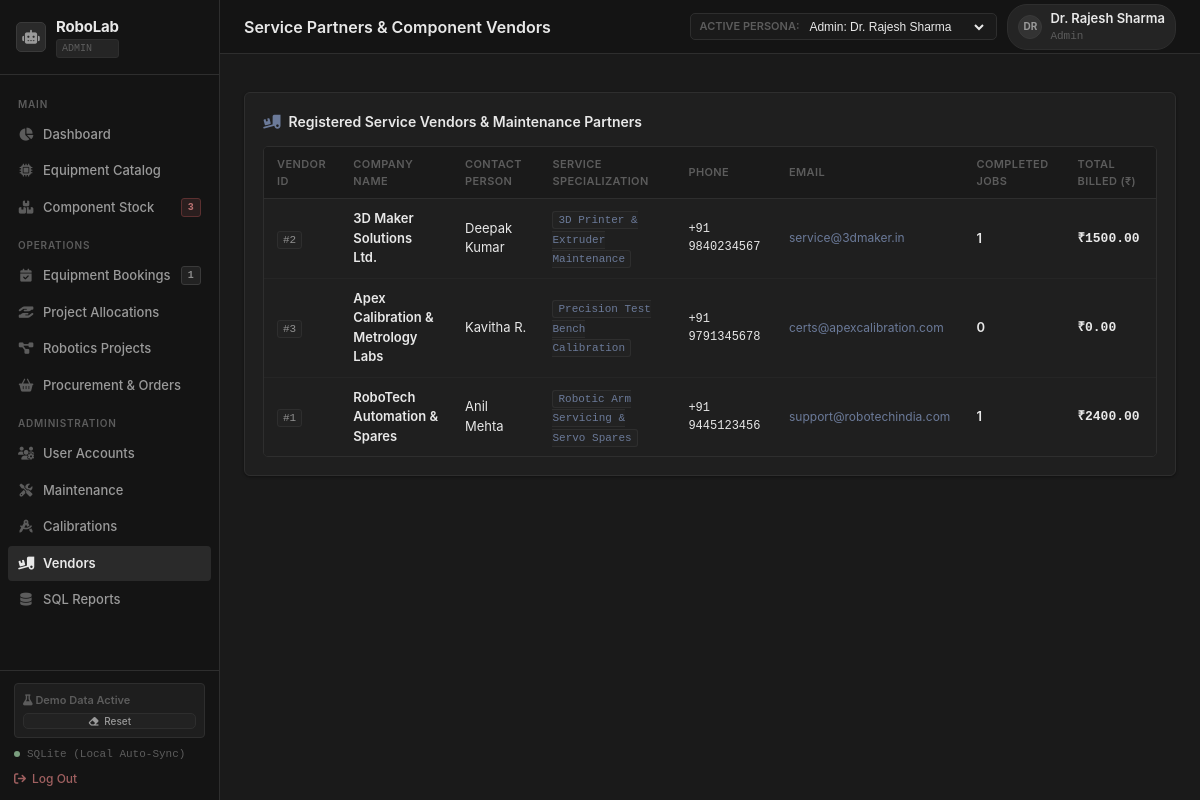
/vendors, run on the app's committed database.
### tables this page shows
CREATE TABLE ROLES (
    role_id INTEGER PRIMARY KEY AUTOINCREMENT,
    role_name TEXT NOT NULL UNIQUE,
    description TEXT,
    created_at DATETIME DEFAULT CURRENT_TIMESTAMP
);

CREATE TABLE USERS (
    user_id INTEGER PRIMARY KEY AUTOINCREMENT,
    role_id INTEGER NOT NULL,
    full_name TEXT NOT NULL,
    email TEXT NOT NULL UNIQUE,
    password_hash TEXT DEFAULT 'pbkdf2:sha256:default_hash',
    roll_number TEXT UNIQUE,
    phone TEXT,
    department TEXT DEFAULT 'Robotics & Automation',
    created_at DATETIME DEFAULT CURRENT_TIMESTAMP,
    FOREIGN KEY (role_id) REFERENCES ROLES(role_id)
);

CREATE TABLE VENDORS (
    vendor_id INTEGER PRIMARY KEY AUTOINCREMENT,
    vendor_name TEXT NOT NULL,
    contact_person TEXT,
    phone TEXT NOT NULL,
    email TEXT,
    address TEXT,
    service_type TEXT,
    created_at DATETIME DEFAULT CURRENT_TIMESTAMP
);

### app.py (the view)
@app.route('/vendors')
@login_required
def vendors_list():
    vendors = query_db("""
        SELECT v.*, COUNT(m.job_id) AS service_jobs_count, COALESCE(SUM(m.cost), 0) AS total_billed
        FROM VENDORS v
        LEFT JOIN MAINTENANCE_JOBS m ON v.vendor_id = m.vendor_id
        GROUP BY v.vendor_id
        ORDER BY v.vendor_name ASC
    """)
    return render_template('vendors.html', vendors=vendors)

### app.py (called while the page is built)
def get_current_user():
    user_id = session.get('user_id')
    if not user_id:
        return None
    user = query_db("""
        SELECT u.*, r.role_name
        FROM USERS u
        JOIN ROLES r ON u.role_id = r.role_id
        WHERE u.user_id = %s
    """, [user_id], one=True)
    return user

def login_required(f):
    @wraps(f)
    def decorated_function(*args, **kwargs):
        if 'user_id' not in session:
            first_user = query_db("SELECT u.user_id, r.role_name, u.full_name FROM USERS u JOIN ROLES r ON u.role_id = r.role_id ORDER BY u.user_id ASC LIMIT 1", one=True)
            if first_user:
                session['user_id'] = first_user['user_id']
                session['role_name'] = first_user['role_name']
                session['full_name'] = first_user['full_name']
            else:
                session['user_id'] = 1
                session['role_name'] = 'Admin'
        return f(*args, **kwargs)
    return decorated_function

### db.py (called while the page is built)
def get_sqlite_connection():
    os.makedirs(os.path.dirname(Config.SQLITE_DB_PATH), exist_ok=True)
    conn = sqlite3.connect(Config.SQLITE_DB_PATH)
    conn.row_factory = sqlite3.Row
    conn.execute("PRAGMA foreign_keys = ON")
    return conn

def get_db():
    global _USING_SQLITE
    if not _USING_SQLITE:
        conn = get_mysql_connection()
        if conn:
            return conn, 'mysql'
        if Config.AUTO_FALLBACK_SQLITE:
            _USING_SQLITE = True
    return get_sqlite_connection(), 'sqlite'

def is_using_sqlite():
    global _USING_SQLITE
    return _USING_SQLITE

def is_demo_loaded():
    try:
        res = query_db("SELECT COUNT(*) AS cnt FROM EQUIPMENT", one=True)
        return (res['cnt'] > 0) if res else False
    except Exception:
        return False

### templates/vendors.html (shortened to what this page needs)
{% extends "layout.html" %}
{% block page_title %}Service Partners &amp; Component Vendors{% endblock %}
{% block content %}
<div class="card-section">
    <div class="section-header">
        <div class="section-title">
            <i class="fa-solid fa-truck-ramp-box" style="color: var(--accent-cyan);"></i>
            <span>Registered Service Vendors &amp; Maintenance Partners</span>
        </div>
    </div>
    <div class="table-container">
        <table class="table-modern">
            <thead>
                <tr>
                    <th>Vendor ID</th>
                    <th>Company Name</th>
                    <th>Contact Person</th>
                    <th>Service Specialization</th>
                    <th>Phone</th>
                    <th>Email</th>
                    <th>Completed Jobs</th>
                    <th>Total Billed (₹)</th>
                </tr>
            </thead>
            <tbody>
                {% for v in vendors %}
                <tr>
                    <td><span class="code-pill">#{{ v.vendor_id }}</span></td>
                    <td style="font-weight: 600;">{{ v.vendor_name }}</td>
                    <td>{{ v.contact_person }}</td>
                    <td><span class="code-pill" style="color: var(--accent-indigo);">{{ v.service_type }}</span></td>
                    <td style="font-family: var(--font-mono); font-size: 12px;">{{ v.phone }}</td>
                    <td style="font-size: 12px; color: var(--accent-cyan);">{{ v.email }}</td>
                    <td style="font-weight: 600;">{{ v.service_jobs_count }}</td>
                    <td style="font-family: var(--font-mono); font-weight: 600;">₹{{ "%.2f"|format(v.total_billed) }}</td>
                </tr>
                {% else %}
                <tr>
                    <td colspan="8" style="text-align: center; color: var(--text-muted); padding: 30px;">
                        No vendors found.
                    </td>
                </tr>
                {% endfor %}
            </tbody>
        </table>
    </div>
</div>
{% endblock %}

### templates/layout.html (shortened to what this page needs)
<!DOCTYPE html>
<html lang="en">
<head>
    <link rel="stylesheet" href="{{ url_for('static', filename='css/fontawesome.min.css') }}">
    <link rel="stylesheet" href="{{ url_for('static', filename='css/style.css') }}">
</head>
<body>
    <div class="app-container">
        <aside class="sidebar">
            <div class="brand-section">
                <div class="brand-icon">
                    <i class="fa-solid fa-robot"></i>
                </div>
                <div>
                    <div class="brand-title">RoboLab</div>
                    <div class="brand-badge">{{ current_user.role_name if current_user else 'PORTAL' }}</div>
                </div>
            </div>
            <ul class="nav-menu">
                <li class="nav-section-title">Main</li>
                <li class="nav-item">
                    <a href="{{ url_for('dashboard') }}" class="nav-link {% if request.endpoint == 'dashboard' %}active{% endif %}">
                        <i class="fa-solid fa-chart-pie"></i>
                        <span>{% if current_user and current_user.role_name == 'Student' %}My Student Portal{% elif current_user and current_user.role_name == 'Faculty' %}My Faculty Portal{% else %}Dashboard{% endif %}</span>
                    </a>
                </li>
                <li class="nav-item">
                    <a href="{{ url_for('equipment_list') }}" class="nav-link {% if request.endpoint in ['equipment_list', 'equipment_detail'] %}active{% endif %}">
                        <i class="fa-solid fa-microchip"></i>
                        <span>Equipment Catalog</span>
                    </a>
                </li>
                <li class="nav-item">
                    <a href="{{ url_for('components_list') }}" class="nav-link {% if request.endpoint == 'components_list' %}active{% endif %}">
                        <i class="fa-solid fa-boxes-stacked"></i>
                        <span>Component Stock</span>
                        {% if low_stock_alerts_count > 0 and (not current_user or current_user.role_name in ['Admin', 'Lab Technician']) %}
                            <span class="badge badge-overdue" style="margin-left: auto; padding: 1px 6px; font-size: 10px;">{{ low_stock_alerts_count }}</span>
                        {% endif %}
                    </a>
                </li>
                <li class="nav-section-title">Operations</li>
                <li class="nav-item">
                    <a href="{{ url_for('bookings_list') }}" class="nav-link {% if request.endpoint == 'bookings_list' %}active{% endif %}">
                        <i class="fa-solid fa-calendar-check"></i>
                        <span>{% if current_user and current_user.role_name in ['Student', 'Faculty'] %}My Slot Bookings{% else %}Equipment Bookings{% endif %}</span>
                        {% if pending_bookings_count > 0 and (not current_user or current_user.role_name in ['Admin', 'Lab Technician']) %}
                            <span class="badge badge-pending" style="margin-left: auto; padding: 1px 6px; font-size: 10px;">{{ pending_bookings_count }}</span>
                        {% endif %}
                    </a>
                </li>
                <li class="nav-item">
                    <a href="{{ url_for('allocations_list') }}" class="nav-link {% if request.endpoint == 'allocations_list' %}active{% endif %}">
                        <i class="fa-solid fa-hand-holding-hand"></i>
                        <span>{% if current_user and current_user.role_name in ['Student', 'Faculty'] %}My Issued Components{% else %}Project Allocations{% endif %}</span>
                    </a>
                </li>
                <li class="nav-item">
                    <a href="{{ url_for('projects_list') }}" class="nav-link {% if request.endpoint == 'projects_list' %}active{% endif %}">
                        <i class="fa-solid fa-diagram-project"></i>
                        <span>Robotics Projects</span>
                    </a>
                </li>
                {% if not current_user or current_user.role_name in ['Admin', 'Lab Technician'] %}
                <li class="nav-item">
                    <a href="{{ url_for('procurement_list') }}" class="nav-link {% if request.endpoint == 'procurement_list' %}active{% endif %}">
                        <i class="fa-solid fa-basket-shopping"></i>
                        <span>Procurement &amp; Orders</span>
                    </a>
                </li>
                {% endif %}
                {% if not current_user or current_user.role_name != 'Student' %}
                <li class="nav-section-title">Administration</li>
                {% endif %}
                {% if not current_user or current_user.role_name == 'Admin' %}
                <li class="nav-item">
                    <a href="{{ url_for('users_list') }}" class="nav-link {% if request.endpoint == 'users_list' %}active{% endif %}">
                        <i class="fa-solid fa-users-gear"></i>
                        <span>User Accounts</span>
                    </a>
                </li>
                {% endif %}
                {% if not current_user or current_user.role_name in ['Admin', 'Lab Technician'] %}
                <li class="nav-item">
                    <a href="{{ url_for('maintenance_list') }}" class="nav-link {% if request.endpoint == 'maintenance_list' %}active{% endif %}">
                        <i class="fa-solid fa-screwdriver-wrench"></i>
                        <span>Maintenance</span>
                    </a>
                </li>
                <li class="nav-item">
                    <a href="{{ url_for('calibrations_list') }}" class="nav-link {% if request.endpoint == 'calibrations_list' %}active{% endif %}">
                        <i class="fa-solid fa-compass-drafting"></i>
                        <span>Calibrations</span>
                    </a>
                </li>
                <li class="nav-item">
                    <a href="{{ url_for('vendors_list') }}" class="nav-link {% if request.endpoint == 'vendors_list' %}active{% endif %}">
                        <i class="fa-solid fa-truck-ramp-box"></i>
                        <span>Vendors</span>
                    </a>
                </li>
                {% endif %}
                {% if not current_user or current_user.role_name in ['Admin', 'Faculty'] %}
                <li class="nav-item">
                    <a href="{{ url_for('reports_view') }}" class="nav-link {% if request.endpoint == 'reports_view' %}active{% endif %}">
                        <i class="fa-solid fa-database"></i>
                        <span>SQL Reports</span>
                    </a>
                </li>
                {% endif %}
            </ul>
            <div class="sidebar-footer">
                <div style="background: #1e1e1e; padding: 8px; border-radius: var(--radius-sm); border: 1px solid var(--border-subtle); margin-bottom: 8px; font-size: 11px;">
                    <div style="margin-bottom: 4px;">
                        <span style="font-weight: 600; color: var(--text-muted);">
                            <i class="fa-solid {% if is_demo_mode %}fa-flask{% else %}fa-broom{% endif %}"></i>
                            {{ 'Demo Data Active' if is_demo_mode else 'Clean Slate Mode' }}
                        </span>
                    </div>
                    <div style="display: flex; gap: 4px;">
                        {% if is_demo_mode %}
                        <a href="{{ url_for('db_reset_clean') }}" class="btn btn-secondary btn-sm" style="padding: 2px 6px; font-size: 10px; width: 100%; justify-content: center;" onclick="return confirm('Clear sample data and switch to clean empty mode?')">
                            <i class="fa-solid fa-eraser"></i> Reset
                        </a>
                        {% else %}
                        <a href="{{ url_for('db_load_demo') }}" class="btn btn-secondary btn-sm" style="padding: 2px 6px; font-size: 10px; width: 100%; justify-content: center;">
                            <i class="fa-solid fa-wand-magic-sparkles"></i> Load Demo
                        </a>
                        {% endif %}
                    </div>
                </div>
                <div class="engine-tag" style="margin-bottom: 8px;">
                    <div class="status-dot"></div>
                    <span>{{ database_engine }}</span>
                </div>
                <a href="{{ url_for('logout') }}" style="display: flex; align-items: center; gap: 6px; color: var(--accent-rose); text-decoration: none; font-size: 12px; font-weight: 500;">
                    <i class="fa-solid fa-arrow-right-from-bracket"></i>
                    <span>Log Out</span>
                </a>
            </div>
        </aside>
        <div class="main-wrapper">
            <header class="topbar">
                <div class="page-title-group">
                    <h1>{% block page_title %}Robotics Laboratory Management System{% endblock %}</h1>
                </div>
                <div class="topbar-actions">
                    {% if demo_users %}
                    <div class="persona-switcher">
                        <span>Active Persona:</span>
                        <select onchange="window.location.href='/switch-role/' + this.value">
                            {% for u in demo_users %}
                            <option value="{{ u.user_id }}" {% if current_user and current_user.user_id == u.user_id %}selected{% endif %}>
                                {{ u.role_name }}: {{ u.full_name }}
                            </option>
                            {% endfor %}
                        </select>
                    </div>
                    {% endif %}
                    <a href="{{ url_for('profile') }}" style="text-decoration: none; color: inherit;">
                        <div class="user-profile" title="View / Edit Profile">
                            <div class="user-avatar">
                                {{ current_user.full_name[:2].upper() if current_user else 'US' }}
                            </div>
                            <div>
                                <div style="font-weight: 600; font-size: 13px;">{{ current_user.full_name if current_user else 'Guest' }}</div>
                                <div style="font-size: 11px; color: var(--text-muted); font-family: var(--font-mono);">
                                    {{ current_user.role_name if current_user else 'Visitor' }}
                                </div>
                            </div>
                        </div>
                    </a>
                </div>
            </header>
            <main class="content-body">
                {% block content %}{% endblock %}
            </main>
        </div>
    </div>
</body>
</html>

### data on the page
ROLES: role_name "ADMIN", role_name "Admin"
USERS: full_name "DR", full_name "Dr. Rajesh Sharma"
VENDORS: vendor_id "2", vendor_name "3D Maker Solutions Ltd.", contact_person "Deepak Kumar", service_type "3D Printer & Extruder Maintenance", phone "+91 9840234567", email "service@3dmaker.in", service_jobs_count "1", total_billed "1500.00"
VENDORS: vendor_id "3", vendor_name "Apex Calibration & Metrology Labs", contact_person "Kavitha R.", service_type "Precision Test Bench Calibration", phone "+91 9791345678", email "certs@apexcalibration.com", service_jobs_count "0", total_billed "0.00"
VENDORS: vendor_id "1", vendor_name "RoboTech Automation & Spares", contact_person "Anil Mehta", service_type "Robotic Arm Servicing & Servo Spares", phone "+91 9445123456", email "support@robotechindia.com", service_jobs_count "1", total_billed "2400.00"

### other printed values
{{ low_stock_alerts_count }} "3"
{{ pending_bookings_count }} "1"
{{ 'Demo Data Active' if is_demo_mode else 'Clean Slate Mode' }} "Demo Data Active"
{{ database_engine }} "SQLite (Local Auto-Sync)"
form field value "Admin: Dr. Rajesh Sharma"
